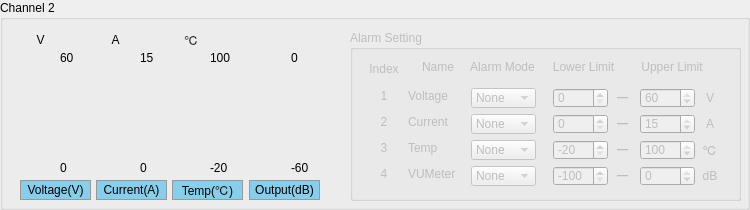
        <widget class="QGroupBox" name="groupBox_2">
         <property name="title">
          <string>Channel 2</string>
         </property>
         <widget class="VolumeWidget" name="voltDispaly2" native="true">
          <property name="geometry">
           <rect>
            <x>30</x>
            <y>50</y>
            <width>20</width>
            <height>121</height>
           </rect>
          </property>
          <property name="MaxValue" stdset="0">
           <number>60</number>
          </property>
          <property name="SingleTrack" stdset="0">
           <bool>true</bool>
          </property>
          <property name="MinValue" stdset="0">
           <number>0</number>
          </property>
         </widget>
         <widget class="VolumeWidget" name="currDisplay2" native="true">
          <property name="geometry">
           <rect>
            <x>106</x>
            <y>50</y>
            <width>20</width>
            <height>121</height>
           </rect>
          </property>
          <property name="MinValue" stdset="0">
           <number>0</number>
          </property>
          <property name="MaxValue" stdset="0">
           <number>15</number>
          </property>
          <property name="SingleTrack" stdset="0">
           <bool>true</bool>
          </property>
         </widget>
         <widget class="VolumeWidget" name="tempDisplay2" native="true">
          <property name="geometry">
           <rect>
            <x>182</x>
            <y>50</y>
            <width>20</width>
            <height>121</height>
           </rect>
          </property>
          <property name="MaxValue" stdset="0">
           <number>100</number>
          </property>
          <property name="MinValue" stdset="0">
           <number>-20</number>
          </property>
          <property name="SingleTrack" stdset="0">
           <bool>true</bool>
          </property>
         </widget>
         <widget class="QLabel" name="label_22">
          <property name="geometry">
           <rect>
            <x>20</x>
            <y>180</y>
            <width>71</width>
            <height>20</height>
           </rect>
          </property>
          <property name="styleSheet">
           <string notr="true">border: 1px solid #999999;
background-color: rgb(135, 206, 235);</string>
          </property>
          <property name="text">
           <string>Voltage(V)</string>
          </property>
          <property name="alignment">
           <set>Qt::AlignCenter</set>
          </property>
         </widget>
         <widget class="QLabel" name="label_23">
          <property name="geometry">
           <rect>
            <x>96</x>
            <y>180</y>
            <width>71</width>
            <height>20</height>
           </rect>
          </property>
          <property name="styleSheet">
           <string notr="true">border: 1px solid #999999;
background-color: rgb(135, 206, 235);</string>
          </property>
          <property name="text">
           <string>Current(A)</string>
          </property>
          <property name="alignment">
           <set>Qt::AlignCenter</set>
          </property>
         </widget>
         <widget class="QLabel" name="label_24">
          <property name="geometry">
           <rect>
            <x>172</x>
            <y>180</y>
            <width>71</width>
            <height>20</height>
           </rect>
          </property>
          <property name="styleSheet">
           <string notr="true">border: 1px solid #999999;
background-color: rgb(135, 206, 235);</string>
          </property>
          <property name="text">
           <string>Temp(℃)</string>
          </property>
          <property name="alignment">
           <set>Qt::AlignCenter</set>
          </property>
         </widget>
         <widget class="QLabel" name="labelVol2">
          <property name="geometry">
           <rect>
            <x>25</x>
            <y>30</y>
            <width>31</width>
            <height>20</height>
           </rect>
          </property>
          <property name="text">
           <string>V</string>
          </property>
          <property name="alignment">
           <set>Qt::AlignCenter</set>
          </property>
         </widget>
         <widget class="QLabel" name="voltUpper2">
          <property name="geometry">
           <rect>
            <x>60</x>
            <y>50</y>
            <width>31</width>
            <height>16</height>
           </rect>
          </property>
          <property name="text">
           <string>60</string>
          </property>
         </widget>
         <widget class="QLabel" name="voltLower2">
          <property name="geometry">
           <rect>
            <x>60</x>
            <y>160</y>
            <width>31</width>
            <height>16</height>
           </rect>
          </property>
          <property name="text">
           <string>0</string>
          </property>
         </widget>
         <widget class="QLabel" name="currUpper2">
          <property name="geometry">
           <rect>
            <x>140</x>
            <y>50</y>
            <width>31</width>
            <height>16</height>
           </rect>
          </property>
          <property name="text">
           <string>15</string>
          </property>
         </widget>
         <widget class="QLabel" name="currLower2">
          <property name="geometry">
           <rect>
            <x>140</x>
            <y>160</y>
            <width>31</width>
            <height>16</height>
           </rect>
          </property>
          <property name="text">
           <string>0</string>
          </property>
         </widget>
         <widget class="QLabel" name="tempUpper2">
          <property name="geometry">
           <rect>
            <x>210</x>
            <y>50</y>
            <width>31</width>
            <height>16</height>
           </rect>
          </property>
          <property name="text">
           <string>100</string>
          </property>
         </widget>
         <widget class="QLabel" name="tempLower2">
          <property name="geometry">
           <rect>
            <x>210</x>
            <y>160</y>
            <width>31</width>
            <height>16</height>
           </rect>
          </property>
          <property name="text">
           <string>-20</string>
          </property>
         </widget>
         <widget class="QLabel" name="labelCurr2">
          <property name="geometry">
           <rect>
            <x>100</x>
            <y>30</y>
            <width>31</width>
            <height>20</height>
           </rect>
          </property>
          <property name="text">
           <string>A</string>
          </property>
          <property name="alignment">
           <set>Qt::AlignCenter</set>
          </property>
         </widget>
         <widget class="QLabel" name="labelTemp2">
          <property name="geometry">
           <rect>
            <x>176</x>
            <y>30</y>
            <width>31</width>
            <height>20</height>
           </rect>
          </property>
          <property name="text">
           <string>℃</string>
          </property>
          <property name="alignment">
           <set>Qt::AlignCenter</set>
          </property>
         </widget>
         <widget class="QGroupBox" name="groupBox_7">
          <property name="enabled">
           <bool>false</bool>
          </property>
          <property name="geometry">
           <rect>
            <x>350</x>
            <y>30</y>
            <width>391</width>
            <height>171</height>
           </rect>
          </property>
          <property name="title">
           <string>Alarm Setting</string>
          </property>
          <widget class="QLabel" name="label_95">
           <property name="geometry">
            <rect>
             <x>258</x>
             <y>84</y>
             <width>29</width>
             <height>20</height>
            </rect>
           </property>
           <property name="text">
            <string>一</string>
           </property>
           <property name="alignment">
            <set>Qt::AlignCenter</set>
           </property>
          </widget>
          <widget class="QLabel" name="label_96">
           <property name="geometry">
            <rect>
             <x>346</x>
             <y>84</y>
             <width>28</width>
             <height>20</height>
            </rect>
           </property>
           <property name="text">
            <string>A</string>
           </property>
           <property name="alignment">
            <set>Qt::AlignCenter</set>
           </property>
          </widget>
          <widget class="QLabel" name="label_97">
           <property name="geometry">
            <rect>
             <x>346</x>
             <y>58</y>
             <width>28</width>
             <height>20</height>
            </rect>
           </property>
           <property name="text">
            <string>V</string>
           </property>
           <property name="alignment">
            <set>Qt::AlignCenter</set>
           </property>
          </widget>
          <widget class="QLabel" name="label_98">
           <property name="geometry">
            <rect>
             <x>258</x>
             <y>58</y>
             <width>29</width>
             <height>20</height>
            </rect>
           </property>
           <property name="text">
            <string>一</string>
           </property>
           <property name="alignment">
            <set>Qt::AlignCenter</set>
           </property>
          </widget>
          <widget class="QLabel" name="label_99">
           <property name="geometry">
            <rect>
             <x>258</x>
             <y>110</y>
             <width>29</width>
             <height>20</height>
            </rect>
           </property>
           <property name="text">
            <string>一</string>
           </property>
           <property name="alignment">
            <set>Qt::AlignCenter</set>
           </property>
          </widget>
          <widget class="QLabel" name="label_100">
           <property name="geometry">
            <rect>
             <x>346</x>
             <y>136</y>
             <width>28</width>
             <height>20</height>
            </rect>
           </property>
           <property name="text">
            <string>dB</string>
           </property>
           <property name="alignment">
            <set>Qt::AlignCenter</set>
           </property>
          </widget>
          <widget class="QLabel" name="label_101">
           <property name="geometry">
            <rect>
             <x>258</x>
             <y>136</y>
             <width>29</width>
             <height>20</height>
            </rect>
           </property>
           <property name="text">
            <string>一</string>
           </property>
           <property name="alignment">
            <set>Qt::AlignCenter</set>
           </property>
          </widget>
          <widget class="QLabel" name="label_102">
           <property name="geometry">
            <rect>
             <x>346</x>
             <y>110</y>
             <width>28</width>
             <height>20</height>
            </rect>
           </property>
           <property name="text">
            <string>℃</string>
           </property>
           <property name="alignment">
            <set>Qt::AlignCenter</set>
           </property>
          </widget>
          <widget class="QLabel" name="label_74">
           <property name="geometry">
            <rect>
             <x>58</x>
             <y>29</y>
             <width>60</width>
             <height>16</height>
            </rect>
           </property>
           <property name="text">
            <string>Name</string>
           </property>
           <property name="alignment">
            <set>Qt::AlignCenter</set>
           </property>
          </widget>
          <widget class="QLabel" name="label_73">
           <property name="geometry">
            <rect>
             <x>11</x>
             <y>29</y>
             <width>46</width>
             <height>20</height>
            </rect>
           </property>
           <property name="minimumSize">
            <size>
             <width>43</width>
             <height>20</height>
            </size>
           </property>
           <property name="text">
            <string>Index</string>
           </property>
           <property name="alignment">
            <set>Qt::AlignCenter</set>
           </property>
          </widget>
          <widget class="QLabel" name="label_76">
           <property name="geometry">
            <rect>
             <x>193</x>
             <y>29</y>
             <width>81</width>
             <height>16</height>
            </rect>
           </property>
           <property name="minimumSize">
            <size>
             <width>80</width>
             <height>0</height>
            </size>
           </property>
           <property name="text">
            <string>Lower Limit</string>
           </property>
           <property name="alignment">
            <set>Qt::AlignCenter</set>
           </property>
          </widget>
          <widget class="QLabel" name="label_75">
           <property name="geometry">
            <rect>
             <x>116</x>
             <y>29</y>
             <width>73</width>
             <height>16</height>
            </rect>
           </property>
           <property name="minimumSize">
            <size>
             <width>73</width>
             <height>0</height>
            </size>
           </property>
           <property name="text">
            <string>Alarm Mode</string>
           </property>
           <property name="alignment">
            <set>Qt::AlignCenter</set>
           </property>
          </widget>
          <widget class="QLabel" name="label_77">
           <property name="geometry">
            <rect>
             <x>282</x>
             <y>29</y>
             <width>80</width>
             <height>16</height>
            </rect>
           </property>
           <property name="minimumSize">
            <size>
             <width>80</width>
             <height>0</height>
            </size>
           </property>
           <property name="text">
            <string>Upper Limit</string>
           </property>
           <property name="alignment">
            <set>Qt::AlignCenter</set>
           </property>
          </widget>
          <widget class="QLabel" name="label_78">
           <property name="geometry">
            <rect>
             <x>11</x>
             <y>58</y>
             <width>46</width>
             <height>16</height>
            </rect>
           </property>
           <property name="text">
            <string>1</string>
           </property>
           <property name="alignment">
            <set>Qt::AlignCenter</set>
           </property>
          </widget>
          <widget class="QDoubleSpinBox" name="vuMeterLowerLimit2">
           <property name="enabled">
            <bool>false</bool>
           </property>
           <property name="geometry">
            <rect>
             <x>203</x>
             <y>136</y>
             <width>55</width>
             <height>20</height>
            </rect>
           </property>
           <property name="minimumSize">
            <size>
             <width>0</width>
             <height>0</height>
            </size>
           </property>
           <property name="decimals">
            <number>0</number>
           </property>
           <property name="minimum">
            <double>-100.000000000000000</double>
           </property>
           <property name="maximum">
            <double>0.000000000000000</double>
           </property>
           <property name="singleStep">
            <double>1.000000000000000</double>
           </property>
           <property name="value">
            <double>-100.000000000000000</double>
           </property>
          </widget>
          <widget class="QDoubleSpinBox" name="vuMeterUpperLimit2">
           <property name="enabled">
            <bool>false</bool>
           </property>
           <property name="geometry">
            <rect>
             <x>290</x>
             <y>136</y>
             <width>55</width>
             <height>20</height>
            </rect>
           </property>
           <property name="minimumSize">
            <size>
             <width>0</width>
             <height>0</height>
            </size>
           </property>
           <property name="decimals">
            <number>0</number>
           </property>
           <property name="minimum">
            <double>-100.000000000000000</double>
           </property>
           <property name="maximum">
            <double>0.000000000000000</double>
           </property>
           <property name="value">
            <double>0.000000000000000</double>
           </property>
          </widget>
          <widget class="QComboBox" name="vuMeterMode2">
           <property name="geometry">
            <rect>
             <x>121</x>
             <y>136</y>
             <width>65</width>
             <height>20</height>
            </rect>
           </property>
           <property name="minimumSize">
            <size>
             <width>0</width>
             <height>0</height>
            </size>
           </property>
           <item>
            <property name="text">
             <string>None</string>
            </property>
           </item>
           <item>
            <property name="text">
             <string>Both</string>
            </property>
           </item>
           <item>
            <property name="text">
             <string>Lower</string>
            </property>
           </item>
           <item>
            <property name="text">
             <string>Upper</string>
            </property>
           </item>
          </widget>
          <widget class="QLabel" name="label_85">
           <property name="geometry">
            <rect>
             <x>58</x>
             <y>136</y>
             <width>60</width>
             <height>16</height>
            </rect>
           </property>
           <property name="minimumSize">
            <size>
             <width>55</width>
             <height>0</height>
            </size>
           </property>
           <property name="text">
            <string>VUMeter</string>
           </property>
          </widget>
          <widget class="QLabel" name="label_84">
           <property name="geometry">
            <rect>
             <x>11</x>
             <y>136</y>
             <width>46</width>
             <height>16</height>
            </rect>
           </property>
           <property name="text">
            <string>4</string>
           </property>
           <property name="alignment">
            <set>Qt::AlignCenter</set>
           </property>
          </widget>
          <widget class="QDoubleSpinBox" name="tempLowerLimit2">
           <property name="enabled">
            <bool>false</bool>
           </property>
           <property name="geometry">
            <rect>
             <x>203</x>
             <y>110</y>
             <width>55</width>
             <height>20</height>
            </rect>
           </property>
           <property name="minimumSize">
            <size>
             <width>0</width>
             <height>0</height>
            </size>
           </property>
           <property name="decimals">
            <number>0</number>
           </property>
           <property name="minimum">
            <double>-20.000000000000000</double>
           </property>
           <property name="maximum">
            <double>100.000000000000000</double>
           </property>
           <property name="value">
            <double>-20.000000000000000</double>
           </property>
          </widget>
          <widget class="QDoubleSpinBox" name="tempUpperLimit2">
           <property name="enabled">
            <bool>false</bool>
           </property>
           <property name="geometry">
            <rect>
             <x>290</x>
             <y>110</y>
             <width>55</width>
             <height>20</height>
            </rect>
           </property>
           <property name="minimumSize">
            <size>
             <width>0</width>
             <height>0</height>
            </size>
           </property>
           <property name="decimals">
            <number>0</number>
           </property>
           <property name="minimum">
            <double>-20.000000000000000</double>
           </property>
           <property name="maximum">
            <double>100.000000000000000</double>
           </property>
           <property name="value">
            <double>100.000000000000000</double>
           </property>
          </widget>
          <widget class="QComboBox" name="tempMode2">
           <property name="geometry">
            <rect>
             <x>121</x>
             <y>110</y>
             <width>65</width>
             <height>20</height>
            </rect>
           </property>
           <property name="minimumSize">
            <size>
             <width>0</width>
             <height>0</height>
            </size>
           </property>
           <item>
            <property name="text">
             <string>None</string>
            </property>
           </item>
           <item>
            <property name="text">
             <string>Both</string>
            </property>
           </item>
           <item>
            <property name="text">
             <string>Lower</string>
            </property>
           </item>
           <item>
            <property name="text">
             <string>Upper</string>
            </property>
           </item>
          </widget>
          <widget class="QLabel" name="label_83">
           <property name="geometry">
            <rect>
             <x>58</x>
             <y>110</y>
             <width>60</width>
             <height>16</height>
            </rect>
           </property>
           <property name="text">
            <string>Temp</string>
           </property>
          </widget>
          <widget class="QLabel" name="label_82">
           <property name="geometry">
            <rect>
             <x>11</x>
             <y>110</y>
             <width>46</width>
             <height>16</height>
            </rect>
           </property>
           <property name="text">
            <string>3</string>
           </property>
           <property name="alignment">
            <set>Qt::AlignCenter</set>
           </property>
          </widget>
          <widget class="QDoubleSpinBox" name="currUpperLimit2">
           <property name="enabled">
            <bool>false</bool>
           </property>
           <property name="geometry">
            <rect>
             <x>290</x>
             <y>84</y>
             <width>55</width>
             <height>20</height>
            </rect>
           </property>
           <property name="minimumSize">
            <size>
             <width>0</width>
             <height>0</height>
            </size>
           </property>
           <property name="decimals">
            <number>0</number>
           </property>
           <property name="maximum">
            <double>15.000000000000000</double>
           </property>
           <property name="value">
            <double>15.000000000000000</double>
           </property>
          </widget>
          <widget class="QDoubleSpinBox" name="currLowerLimit2">
           <property name="enabled">
            <bool>false</bool>
           </property>
           <property name="geometry">
            <rect>
             <x>203</x>
             <y>84</y>
             <width>55</width>
             <height>20</height>
            </rect>
           </property>
           <property name="minimumSize">
            <size>
             <width>0</width>
             <height>0</height>
            </size>
           </property>
           <property name="decimals">
            <number>0</number>
           </property>
           <property name="maximum">
            <double>15.000000000000000</double>
           </property>
          </widget>
          <widget class="QComboBox" name="currMode2">
           <property name="geometry">
            <rect>
             <x>121</x>
             <y>84</y>
             <width>65</width>
             <height>20</height>
            </rect>
           </property>
           <property name="minimumSize">
            <size>
             <width>0</width>
             <height>0</height>
            </size>
           </property>
           <item>
            <property name="text">
             <string>None</string>
            </property>
           </item>
           <item>
            <property name="text">
             <string>Both</string>
            </property>
           </item>
           <item>
            <property name="text">
             <string>Lower</string>
            </property>
           </item>
           <item>
            <property name="text">
             <string>Upper</string>
            </property>
           </item>
          </widget>
          <widget class="QLabel" name="label_81">
           <property name="geometry">
            <rect>
             <x>58</x>
             <y>84</y>
             <width>60</width>
             <height>16</height>
            </rect>
           </property>
           <property name="text">
            <string>Current</string>
           </property>
          </widget>
          <widget class="QLabel" name="label_80">
           <property name="geometry">
            <rect>
             <x>11</x>
             <y>84</y>
             <width>46</width>
             <height>16</height>
            </rect>
           </property>
           <property name="text">
            <string>2</string>
           </property>
           <property name="alignment">
            <set>Qt::AlignCenter</set>
           </property>
          </widget>
          <widget class="QDoubleSpinBox" name="voltUpperLimit2">
           <property name="enabled">
            <bool>false</bool>
           </property>
           <property name="geometry">
            <rect>
             <x>290</x>
             <y>58</y>
             <width>55</width>
             <height>20</height>
            </rect>
           </property>
           <property name="minimumSize">
            <size>
             <width>0</width>
             <height>0</height>
            </size>
           </property>
           <property name="decimals">
            <number>0</number>
           </property>
           <property name="maximum">
            <double>60.000000000000000</double>
           </property>
           <property name="value">
            <double>60.000000000000000</double>
           </property>
          </widget>
          <widget class="QDoubleSpinBox" name="voltLowerLimit2">
           <property name="enabled">
            <bool>false</bool>
           </property>
           <property name="geometry">
            <rect>
             <x>203</x>
             <y>58</y>
             <width>55</width>
             <height>20</height>
            </rect>
           </property>
           <property name="minimumSize">
            <size>
             <width>0</width>
             <height>0</height>
            </size>
           </property>
           <property name="decimals">
            <number>0</number>
           </property>
           <property name="maximum">
            <double>60.000000000000000</double>
           </property>
          </widget>
          <widget class="QComboBox" name="voltMode2">
           <property name="geometry">
            <rect>
             <x>121</x>
             <y>58</y>
             <width>65</width>
             <height>20</height>
            </rect>
           </property>
           <property name="minimumSize">
            <size>
             <width>0</width>
             <height>0</height>
            </size>
           </property>
           <item>
            <property name="text">
             <string>None</string>
            </property>
           </item>
           <item>
            <property name="text">
             <string>Both</string>
            </property>
           </item>
           <item>
            <property name="text">
             <string>Lower</string>
            </property>
           </item>
           <item>
            <property name="text">
             <string>Upper</string>
            </property>
           </item>
          </widget>
          <widget class="QLabel" name="label_79">
           <property name="geometry">
            <rect>
             <x>58</x>
             <y>58</y>
             <width>60</width>
             <height>16</height>
            </rect>
           </property>
           <property name="text">
            <string>Voltage</string>
           </property>
          </widget>
         </widget>
         <widget class="QLabel" name="tempUpper1_4">
          <property name="geometry">
           <rect>
            <x>291</x>
            <y>50</y>
            <width>31</width>
            <height>16</height>
           </rect>
          </property>
          <property name="text">
           <string>0</string>
          </property>
         </widget>
         <widget class="QLabel" name="tempUpper1_5">
          <property name="geometry">
           <rect>
            <x>291</x>
            <y>160</y>
            <width>31</width>
            <height>16</height>
           </rect>
          </property>
          <property name="text">
           <string>-60</string>
          </property>
         </widget>
         <widget class="VolumeWidget" name="voluDisplay2" native="true">
          <property name="geometry">
           <rect>
            <x>259</x>
            <y>50</y>
            <width>20</width>
            <height>121</height>
           </rect>
          </property>
          <property name="MaxValue" stdset="0">
           <number>0</number>
          </property>
          <property name="MinValue" stdset="0">
           <number>-60</number>
          </property>
          <property name="SingleTrack" stdset="0">
           <bool>true</bool>
          </property>
         </widget>
         <widget class="QLabel" name="label_41">
          <property name="geometry">
           <rect>
            <x>249</x>
            <y>180</y>
            <width>71</width>
            <height>20</height>
           </rect>
          </property>
          <property name="styleSheet">
           <string notr="true">border: 1px solid #999999;
background-color: rgb(135, 206, 235);</string>
          </property>
          <property name="text">
           <string>Output(dB)</string>
          </property>
          <property name="alignment">
           <set>Qt::AlignCenter</set>
          </property>
         </widget>
         <widget class="QLabel" name="labelVloume2">
          <property name="geometry">
           <rect>
            <x>250</x>
            <y>30</y>
            <width>41</width>
            <height>20</height>
           </rect>
          </property>
          <property name="text">
           <string/>
          </property>
          <property name="alignment">
           <set>Qt::AlignCenter</set>
          </property>
         </widget>
        </widget>
